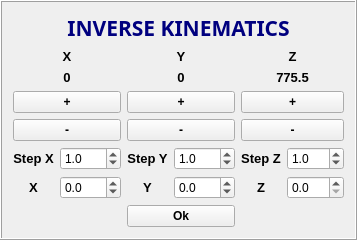
            <widget class="QFrame" name="kinematics_frame">
             <property name="maximumSize">
              <size>
               <width>660</width>
               <height>16777215</height>
              </size>
             </property>
             <property name="frameShape">
              <enum>QFrame::Box</enum>
             </property>
             <property name="frameShadow">
              <enum>QFrame::Raised</enum>
             </property>
             <layout class="QGridLayout" name="gridLayout_8">
              <item row="5" column="1">
               <widget class="QDoubleSpinBox" name="x_vel_spinbox">
                <property name="decimals">
                 <number>1</number>
                </property>
                <property name="value">
                 <double>1.000000000000000</double>
                </property>
               </widget>
              </item>
              <item row="5" column="2">
               <widget class="QLabel" name="y_label_vel">
                <property name="text">
                 <string>&lt;html&gt;&lt;head/&gt;&lt;body&gt;&lt;p&gt;&lt;span style=&quot; font-size:10pt; font-weight:600;&quot;&gt;Step Y&lt;/span&gt;&lt;/p&gt;&lt;/body&gt;&lt;/html&gt;</string>
                </property>
                <property name="alignment">
                 <set>Qt::AlignCenter</set>
                </property>
               </widget>
              </item>
              <item row="5" column="3">
               <widget class="QDoubleSpinBox" name="y_vel_spinbox">
                <property name="decimals">
                 <number>1</number>
                </property>
                <property name="value">
                 <double>1.000000000000000</double>
                </property>
               </widget>
              </item>
              <item row="3" column="4" colspan="2">
               <widget class="QPushButton" name="z_pushbutton">
                <property name="font">
                 <font>
                  <pointsize>9</pointsize>
                  <weight>75</weight>
                  <bold>true</bold>
                 </font>
                </property>
                <property name="text">
                 <string>+</string>
                </property>
               </widget>
              </item>
              <item row="0" column="0" colspan="6">
               <widget class="QLabel" name="inversekinematics_label">
                <property name="font">
                 <font>
                  <family>BankGothic Md BT</family>
                  <pointsize>13</pointsize>
                  <weight>75</weight>
                  <italic>false</italic>
                  <bold>true</bold>
                  <underline>false</underline>
                  <strikeout>false</strikeout>
                  <kerning>true</kerning>
                 </font>
                </property>
                <property name="text">
                 <string>&lt;html&gt;&lt;head/&gt;&lt;body&gt;&lt;p&gt;&lt;span style=&quot; font-size:16pt; font-weight:600; color:#00007f;&quot;&gt;INVERSE KINEMATICS&lt;/span&gt;&lt;/p&gt;&lt;/body&gt;&lt;/html&gt;</string>
                </property>
                <property name="alignment">
                 <set>Qt::AlignCenter</set>
                </property>
               </widget>
              </item>
              <item row="4" column="2" colspan="2">
               <widget class="QPushButton" name="y_pushbutton2">
                <property name="font">
                 <font>
                  <pointsize>9</pointsize>
                  <weight>75</weight>
                  <bold>true</bold>
                 </font>
                </property>
                <property name="text">
                 <string>-</string>
                </property>
               </widget>
              </item>
              <item row="3" column="0" colspan="2">
               <widget class="QPushButton" name="x_pushbutton">
                <property name="font">
                 <font>
                  <pointsize>9</pointsize>
                  <weight>75</weight>
                  <bold>true</bold>
                 </font>
                </property>
                <property name="text">
                 <string>+</string>
                </property>
               </widget>
              </item>
              <item row="3" column="2" colspan="2">
               <widget class="QPushButton" name="y_pushbutton">
                <property name="font">
                 <font>
                  <pointsize>9</pointsize>
                  <weight>75</weight>
                  <bold>true</bold>
                 </font>
                </property>
                <property name="text">
                 <string>+</string>
                </property>
               </widget>
              </item>
              <item row="4" column="0" colspan="2">
               <widget class="QPushButton" name="x_pushbutton2">
                <property name="font">
                 <font>
                  <pointsize>9</pointsize>
                  <weight>75</weight>
                  <bold>true</bold>
                 </font>
                </property>
                <property name="text">
                 <string>-</string>
                </property>
               </widget>
              </item>
              <item row="4" column="4" colspan="2">
               <widget class="QPushButton" name="z_pushbutton2">
                <property name="font">
                 <font>
                  <pointsize>9</pointsize>
                  <weight>75</weight>
                  <bold>true</bold>
                 </font>
                </property>
                <property name="text">
                 <string>-</string>
                </property>
               </widget>
              </item>
              <item row="5" column="0">
               <widget class="QLabel" name="x_vel_label">
                <property name="text">
                 <string>&lt;html&gt;&lt;head/&gt;&lt;body&gt;&lt;p&gt;&lt;span style=&quot; font-size:10pt; font-weight:600;&quot;&gt;Step X&lt;/span&gt;&lt;/p&gt;&lt;/body&gt;&lt;/html&gt;</string>
                </property>
                <property name="alignment">
                 <set>Qt::AlignCenter</set>
                </property>
               </widget>
              </item>
              <item row="5" column="5">
               <widget class="QDoubleSpinBox" name="z_vel_spinbox">
                <property name="decimals">
                 <number>1</number>
                </property>
                <property name="maximum">
                 <double>100.000000000000000</double>
                </property>
                <property name="value">
                 <double>1.000000000000000</double>
                </property>
               </widget>
              </item>
              <item row="6" column="3">
               <widget class="QDoubleSpinBox" name="y_spinbox">
                <property name="decimals">
                 <number>1</number>
                </property>
                <property name="minimum">
                 <double>-800.000000000000000</double>
                </property>
                <property name="maximum">
                 <double>800.000000000000000</double>
                </property>
               </widget>
              </item>
              <item row="6" column="5">
               <widget class="QDoubleSpinBox" name="z_spinbox">
                <property name="decimals">
                 <number>1</number>
                </property>
                <property name="maximum">
                 <double>800.000000000000000</double>
                </property>
                <property name="value">
                 <double>0.000000000000000</double>
                </property>
               </widget>
              </item>
              <item row="6" column="0">
               <widget class="QLabel" name="x_label_pos">
                <property name="text">
                 <string>&lt;html&gt;&lt;head/&gt;&lt;body&gt;&lt;p&gt;&lt;span style=&quot; font-size:10pt; font-weight:600;&quot;&gt;X&lt;/span&gt;&lt;/p&gt;&lt;/body&gt;&lt;/html&gt;</string>
                </property>
                <property name="alignment">
                 <set>Qt::AlignCenter</set>
                </property>
               </widget>
              </item>
              <item row="6" column="2">
               <widget class="QLabel" name="y_label_pos">
                <property name="text">
                 <string>&lt;html&gt;&lt;head/&gt;&lt;body&gt;&lt;p&gt;&lt;span style=&quot; font-size:10pt; font-weight:600;&quot;&gt;Y&lt;/span&gt;&lt;/p&gt;&lt;/body&gt;&lt;/html&gt;</string>
                </property>
                <property name="alignment">
                 <set>Qt::AlignCenter</set>
                </property>
               </widget>
              </item>
              <item row="6" column="4">
               <widget class="QLabel" name="z_label_pos">
                <property name="text">
                 <string>&lt;html&gt;&lt;head/&gt;&lt;body&gt;&lt;p&gt;&lt;span style=&quot; font-size:10pt; font-weight:600;&quot;&gt;Z&lt;/span&gt;&lt;/p&gt;&lt;/body&gt;&lt;/html&gt;</string>
                </property>
                <property name="alignment">
                 <set>Qt::AlignCenter</set>
                </property>
               </widget>
              </item>
              <item row="5" column="4">
               <widget class="QLabel" name="z_label_vel">
                <property name="text">
                 <string>&lt;html&gt;&lt;head/&gt;&lt;body&gt;&lt;p&gt;&lt;span style=&quot; font-size:10pt; font-weight:600;&quot;&gt;Step Z&lt;/span&gt;&lt;/p&gt;&lt;/body&gt;&lt;/html&gt;</string>
                </property>
                <property name="alignment">
                 <set>Qt::AlignCenter</set>
                </property>
               </widget>
              </item>
              <item row="6" column="1">
               <widget class="QDoubleSpinBox" name="x_spinbox">
                <property name="decimals">
                 <number>1</number>
                </property>
                <property name="minimum">
                 <double>-800.000000000000000</double>
                </property>
                <property name="maximum">
                 <double>800.000000000000000</double>
                </property>
               </widget>
              </item>
              <item row="1" column="4" colspan="2">
               <widget class="QLabel" name="z_label">
                <property name="text">
                 <string>&lt;html&gt;&lt;head/&gt;&lt;body&gt;&lt;p&gt;&lt;span style=&quot; font-size:10pt; font-weight:600;&quot;&gt;Z&lt;/span&gt;&lt;/p&gt;&lt;/body&gt;&lt;/html&gt;</string>
                </property>
                <property name="alignment">
                 <set>Qt::AlignCenter</set>
                </property>
               </widget>
              </item>
              <item row="2" column="4" colspan="2">
               <widget class="QLabel" name="z_pos_label">
                <property name="text">
                 <string>&lt;html&gt;&lt;head/&gt;&lt;body&gt;&lt;p&gt;&lt;span style=&quot; font-size:10pt; font-weight:600;&quot;&gt;775.5&lt;/span&gt;&lt;/p&gt;&lt;/body&gt;&lt;/html&gt;</string>
                </property>
                <property name="alignment">
                 <set>Qt::AlignCenter</set>
                </property>
               </widget>
              </item>
              <item row="2" column="0" colspan="2">
               <widget class="QLabel" name="x_pos_label">
                <property name="text">
                 <string>&lt;html&gt;&lt;head/&gt;&lt;body&gt;&lt;p&gt;&lt;span style=&quot; font-size:10pt; font-weight:600;&quot;&gt;0&lt;/span&gt;&lt;/p&gt;&lt;/body&gt;&lt;/html&gt;</string>
                </property>
                <property name="alignment">
                 <set>Qt::AlignCenter</set>
                </property>
               </widget>
              </item>
              <item row="2" column="2" colspan="2">
               <widget class="QLabel" name="y_pos_label">
                <property name="text">
                 <string>&lt;html&gt;&lt;head/&gt;&lt;body&gt;&lt;p&gt;&lt;span style=&quot; font-size:10pt; font-weight:600;&quot;&gt;0&lt;/span&gt;&lt;/p&gt;&lt;/body&gt;&lt;/html&gt;</string>
                </property>
                <property name="alignment">
                 <set>Qt::AlignCenter</set>
                </property>
               </widget>
              </item>
              <item row="1" column="0" colspan="2">
               <widget class="QLabel" name="x_label">
                <property name="text">
                 <string>&lt;html&gt;&lt;head/&gt;&lt;body&gt;&lt;p&gt;&lt;span style=&quot; font-size:10pt; font-weight:600;&quot;&gt;X&lt;/span&gt;&lt;/p&gt;&lt;/body&gt;&lt;/html&gt;</string>
                </property>
                <property name="alignment">
                 <set>Qt::AlignCenter</set>
                </property>
               </widget>
              </item>
              <item row="1" column="2" colspan="2">
               <widget class="QLabel" name="y_label">
                <property name="text">
                 <string>&lt;html&gt;&lt;head/&gt;&lt;body&gt;&lt;p&gt;&lt;span style=&quot; font-size:10pt; font-weight:600;&quot;&gt;Y&lt;/span&gt;&lt;/p&gt;&lt;/body&gt;&lt;/html&gt;</string>
                </property>
                <property name="alignment">
                 <set>Qt::AlignCenter</set>
                </property>
               </widget>
              </item>
              <item row="7" column="2" colspan="2">
               <widget class="QPushButton" name="inversekinematics_ok">
                <property name="font">
                 <font>
                  <weight>75</weight>
                  <bold>true</bold>
                 </font>
                </property>
                <property name="text">
                 <string>Ok</string>
                </property>
               </widget>
              </item>
              <item row="7" column="4" colspan="2">
               <widget class="QLabel" name="label">
                <property name="text">
                 <string/>
                </property>
               </widget>
              </item>
             </layout>
            </widget>
